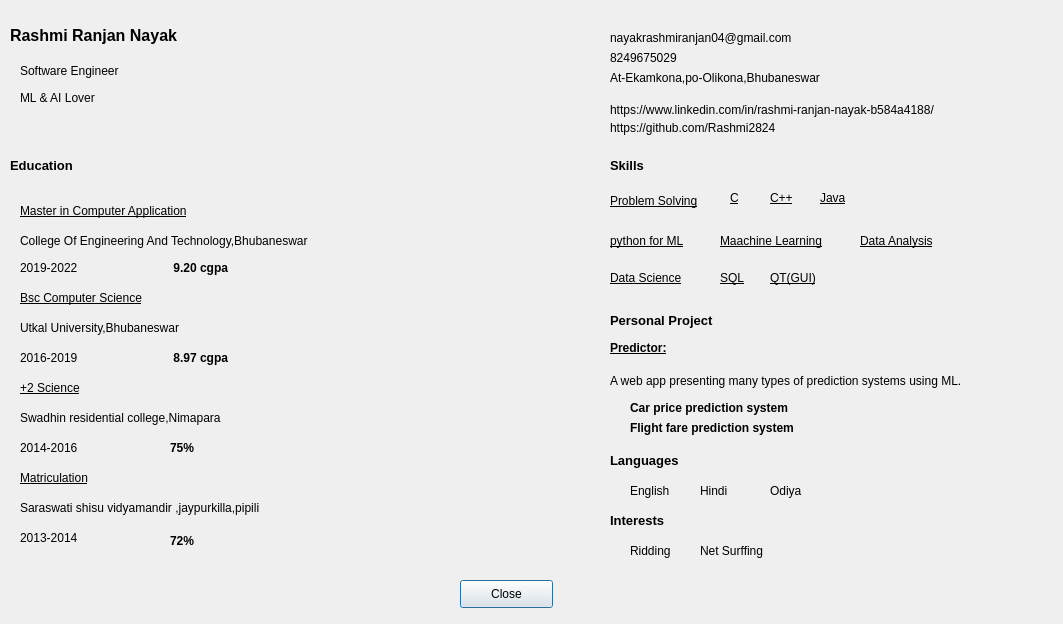
<?xml version="1.0" encoding="UTF-8"?>
<ui version="4.0">
 <class>Dialog</class>
 <widget class="QDialog" name="Dialog">
  <property name="geometry">
   <rect>
    <x>0</x>
    <y>0</y>
    <width>1063</width>
    <height>624</height>
   </rect>
  </property>
  <property name="windowTitle">
   <string>Dialog</string>
  </property>
  <widget class="QLabel" name="label">
   <property name="geometry">
    <rect>
     <x>10</x>
     <y>10</y>
     <width>241</width>
     <height>51</height>
    </rect>
   </property>
   <property name="font">
    <font>
     <pointsize>12</pointsize>
     <weight>75</weight>
     <bold>true</bold>
    </font>
   </property>
   <property name="text">
    <string>Rashmi Ranjan Nayak</string>
   </property>
  </widget>
  <widget class="QLabel" name="label_2">
   <property name="geometry">
    <rect>
     <x>20</x>
     <y>60</y>
     <width>121</width>
     <height>21</height>
    </rect>
   </property>
   <property name="font">
    <font>
     <pointsize>9</pointsize>
     <weight>50</weight>
     <bold>false</bold>
    </font>
   </property>
   <property name="text">
    <string>Software Engineer</string>
   </property>
  </widget>
  <widget class="QLabel" name="label_3">
   <property name="geometry">
    <rect>
     <x>20</x>
     <y>90</y>
     <width>101</width>
     <height>16</height>
    </rect>
   </property>
   <property name="font">
    <font>
     <pointsize>9</pointsize>
    </font>
   </property>
   <property name="text">
    <string>ML &amp; AI Lover</string>
   </property>
  </widget>
  <widget class="QLabel" name="label_4">
   <property name="geometry">
    <rect>
     <x>10</x>
     <y>140</y>
     <width>201</width>
     <height>51</height>
    </rect>
   </property>
   <property name="font">
    <font>
     <pointsize>10</pointsize>
     <weight>75</weight>
     <bold>true</bold>
    </font>
   </property>
   <property name="text">
    <string>Education</string>
   </property>
  </widget>
  <widget class="QLabel" name="label_5">
   <property name="geometry">
    <rect>
     <x>20</x>
     <y>200</y>
     <width>221</width>
     <height>21</height>
    </rect>
   </property>
   <property name="font">
    <font>
     <pointsize>9</pointsize>
     <underline>true</underline>
    </font>
   </property>
   <property name="text">
    <string>Master in Computer Application</string>
   </property>
  </widget>
  <widget class="QLabel" name="label_6">
   <property name="geometry">
    <rect>
     <x>20</x>
     <y>230</y>
     <width>321</width>
     <height>21</height>
    </rect>
   </property>
   <property name="font">
    <font>
     <pointsize>9</pointsize>
    </font>
   </property>
   <property name="text">
    <string>College Of Engineering And Technology,Bhubaneswar</string>
   </property>
  </widget>
  <widget class="QLabel" name="label_7">
   <property name="geometry">
    <rect>
     <x>20</x>
     <y>260</y>
     <width>71</width>
     <height>16</height>
    </rect>
   </property>
   <property name="text">
    <string>2019-2022  </string>
   </property>
  </widget>
  <widget class="QLabel" name="label_14">
   <property name="geometry">
    <rect>
     <x>610</x>
     <y>50</y>
     <width>101</width>
     <height>16</height>
    </rect>
   </property>
   <property name="font">
    <font>
     <pointsize>9</pointsize>
    </font>
   </property>
   <property name="text">
    <string>8249675029</string>
   </property>
  </widget>
  <widget class="QLabel" name="label_15">
   <property name="geometry">
    <rect>
     <x>610</x>
     <y>70</y>
     <width>231</width>
     <height>16</height>
    </rect>
   </property>
   <property name="font">
    <font>
     <pointsize>9</pointsize>
    </font>
   </property>
   <property name="text">
    <string>At-Ekamkona,po-Olikona,Bhubaneswar</string>
   </property>
  </widget>
  <widget class="QLabel" name="label_16">
   <property name="geometry">
    <rect>
     <x>610</x>
     <y>100</y>
     <width>371</width>
     <height>20</height>
    </rect>
   </property>
   <property name="font">
    <font>
     <pointsize>9</pointsize>
    </font>
   </property>
   <property name="text">
    <string>https://www.linkedin.com/in/rashmi-ranjan-nayak-b584a4188/</string>
   </property>
  </widget>
  <widget class="QLabel" name="label_17">
   <property name="geometry">
    <rect>
     <x>610</x>
     <y>120</y>
     <width>301</width>
     <height>16</height>
    </rect>
   </property>
   <property name="font">
    <font>
     <pointsize>9</pointsize>
    </font>
   </property>
   <property name="text">
    <string>https://github.com/Rashmi2824</string>
   </property>
  </widget>
  <widget class="QLabel" name="label_18">
   <property name="geometry">
    <rect>
     <x>610</x>
     <y>150</y>
     <width>161</width>
     <height>31</height>
    </rect>
   </property>
   <property name="font">
    <font>
     <pointsize>10</pointsize>
     <weight>75</weight>
     <bold>true</bold>
    </font>
   </property>
   <property name="text">
    <string>Skills</string>
   </property>
  </widget>
  <widget class="QLabel" name="label_19">
   <property name="geometry">
    <rect>
     <x>610</x>
     <y>190</y>
     <width>101</width>
     <height>21</height>
    </rect>
   </property>
   <property name="font">
    <font>
     <pointsize>9</pointsize>
     <underline>true</underline>
    </font>
   </property>
   <property name="text">
    <string>Problem Solving</string>
   </property>
  </widget>
  <widget class="QLabel" name="label_20">
   <property name="geometry">
    <rect>
     <x>730</x>
     <y>190</y>
     <width>21</width>
     <height>16</height>
    </rect>
   </property>
   <property name="font">
    <font>
     <pointsize>9</pointsize>
     <underline>true</underline>
    </font>
   </property>
   <property name="text">
    <string>C</string>
   </property>
  </widget>
  <widget class="QLabel" name="label_21">
   <property name="geometry">
    <rect>
     <x>770</x>
     <y>190</y>
     <width>55</width>
     <height>16</height>
    </rect>
   </property>
   <property name="font">
    <font>
     <pointsize>9</pointsize>
     <underline>true</underline>
    </font>
   </property>
   <property name="text">
    <string>C++</string>
   </property>
  </widget>
  <widget class="QLabel" name="label_22">
   <property name="geometry">
    <rect>
     <x>820</x>
     <y>190</y>
     <width>41</width>
     <height>16</height>
    </rect>
   </property>
   <property name="font">
    <font>
     <pointsize>9</pointsize>
     <underline>true</underline>
    </font>
   </property>
   <property name="text">
    <string>Java</string>
   </property>
  </widget>
  <widget class="QLabel" name="label_23">
   <property name="geometry">
    <rect>
     <x>610</x>
     <y>230</y>
     <width>91</width>
     <height>21</height>
    </rect>
   </property>
   <property name="font">
    <font>
     <pointsize>9</pointsize>
     <underline>true</underline>
    </font>
   </property>
   <property name="text">
    <string>python for ML</string>
   </property>
  </widget>
  <widget class="QLabel" name="label_24">
   <property name="geometry">
    <rect>
     <x>860</x>
     <y>230</y>
     <width>101</width>
     <height>21</height>
    </rect>
   </property>
   <property name="font">
    <font>
     <pointsize>9</pointsize>
     <underline>true</underline>
    </font>
   </property>
   <property name="text">
    <string>Data Analysis</string>
   </property>
  </widget>
  <widget class="QLabel" name="label_25">
   <property name="geometry">
    <rect>
     <x>720</x>
     <y>230</y>
     <width>121</width>
     <height>21</height>
    </rect>
   </property>
   <property name="font">
    <font>
     <pointsize>9</pointsize>
     <underline>true</underline>
    </font>
   </property>
   <property name="text">
    <string>Maachine Learning</string>
   </property>
  </widget>
  <widget class="QLabel" name="label_26">
   <property name="geometry">
    <rect>
     <x>610</x>
     <y>270</y>
     <width>91</width>
     <height>16</height>
    </rect>
   </property>
   <property name="font">
    <font>
     <pointsize>9</pointsize>
     <underline>true</underline>
    </font>
   </property>
   <property name="text">
    <string>Data Science</string>
   </property>
  </widget>
  <widget class="QLabel" name="label_27">
   <property name="geometry">
    <rect>
     <x>770</x>
     <y>270</y>
     <width>71</width>
     <height>16</height>
    </rect>
   </property>
   <property name="font">
    <font>
     <pointsize>9</pointsize>
     <underline>true</underline>
    </font>
   </property>
   <property name="text">
    <string>QT(GUI)</string>
   </property>
  </widget>
  <widget class="QLabel" name="label_28">
   <property name="geometry">
    <rect>
     <x>720</x>
     <y>270</y>
     <width>31</width>
     <height>16</height>
    </rect>
   </property>
   <property name="font">
    <font>
     <pointsize>9</pointsize>
     <underline>true</underline>
    </font>
   </property>
   <property name="text">
    <string>SQL</string>
   </property>
  </widget>
  <widget class="QLabel" name="label_29">
   <property name="geometry">
    <rect>
     <x>20</x>
     <y>290</y>
     <width>191</width>
     <height>16</height>
    </rect>
   </property>
   <property name="font">
    <font>
     <pointsize>9</pointsize>
     <weight>50</weight>
     <bold>false</bold>
     <underline>true</underline>
    </font>
   </property>
   <property name="text">
    <string>Bsc Computer Science</string>
   </property>
  </widget>
  <widget class="QLabel" name="label_30">
   <property name="geometry">
    <rect>
     <x>20</x>
     <y>320</y>
     <width>181</width>
     <height>16</height>
    </rect>
   </property>
   <property name="font">
    <font>
     <pointsize>9</pointsize>
     <underline>false</underline>
     <strikeout>false</strikeout>
    </font>
   </property>
   <property name="text">
    <string>Utkal University,Bhubaneswar</string>
   </property>
  </widget>
  <widget class="QLabel" name="label_31">
   <property name="geometry">
    <rect>
     <x>20</x>
     <y>350</y>
     <width>71</width>
     <height>16</height>
    </rect>
   </property>
   <property name="text">
    <string>2016-2019 </string>
   </property>
  </widget>
  <widget class="QLabel" name="label_8">
   <property name="geometry">
    <rect>
     <x>20</x>
     <y>380</y>
     <width>191</width>
     <height>16</height>
    </rect>
   </property>
   <property name="font">
    <font>
     <pointsize>9</pointsize>
     <underline>true</underline>
    </font>
   </property>
   <property name="text">
    <string>+2 Science</string>
   </property>
  </widget>
  <widget class="QLabel" name="label_32">
   <property name="geometry">
    <rect>
     <x>20</x>
     <y>410</y>
     <width>321</width>
     <height>16</height>
    </rect>
   </property>
   <property name="font">
    <font>
     <pointsize>9</pointsize>
    </font>
   </property>
   <property name="text">
    <string>Swadhin residential college,Nimapara</string>
   </property>
  </widget>
  <widget class="QLabel" name="label_33">
   <property name="geometry">
    <rect>
     <x>20</x>
     <y>440</y>
     <width>71</width>
     <height>16</height>
    </rect>
   </property>
   <property name="text">
    <string>2014-2016 </string>
   </property>
  </widget>
  <widget class="QLabel" name="label_34">
   <property name="geometry">
    <rect>
     <x>20</x>
     <y>470</y>
     <width>191</width>
     <height>16</height>
    </rect>
   </property>
   <property name="font">
    <font>
     <pointsize>9</pointsize>
     <underline>true</underline>
    </font>
   </property>
   <property name="text">
    <string>Matriculation</string>
   </property>
  </widget>
  <widget class="QLabel" name="label_35">
   <property name="geometry">
    <rect>
     <x>20</x>
     <y>500</y>
     <width>321</width>
     <height>16</height>
    </rect>
   </property>
   <property name="font">
    <font>
     <pointsize>9</pointsize>
    </font>
   </property>
   <property name="text">
    <string>Saraswati shisu vidyamandir ,jaypurkilla,pipili</string>
   </property>
  </widget>
  <widget class="QLabel" name="label_36">
   <property name="geometry">
    <rect>
     <x>20</x>
     <y>530</y>
     <width>71</width>
     <height>16</height>
    </rect>
   </property>
   <property name="text">
    <string>2013-2014 </string>
   </property>
  </widget>
  <widget class="QLabel" name="label_9">
   <property name="geometry">
    <rect>
     <x>610</x>
     <y>30</y>
     <width>201</width>
     <height>16</height>
    </rect>
   </property>
   <property name="font">
    <font>
     <pointsize>9</pointsize>
    </font>
   </property>
   <property name="text">
    <string>nayakrashmiranjan04@gmail.com</string>
   </property>
  </widget>
  <widget class="QLabel" name="label_10">
   <property name="geometry">
    <rect>
     <x>610</x>
     <y>300</y>
     <width>151</width>
     <height>41</height>
    </rect>
   </property>
   <property name="font">
    <font>
     <pointsize>10</pointsize>
     <weight>75</weight>
     <bold>true</bold>
    </font>
   </property>
   <property name="text">
    <string>Personal Project</string>
   </property>
  </widget>
  <widget class="QLabel" name="label_11">
   <property name="geometry">
    <rect>
     <x>610</x>
     <y>340</y>
     <width>71</width>
     <height>16</height>
    </rect>
   </property>
   <property name="font">
    <font>
     <pointsize>9</pointsize>
     <weight>75</weight>
     <bold>true</bold>
     <underline>true</underline>
    </font>
   </property>
   <property name="text">
    <string>Predictor:</string>
   </property>
  </widget>
  <widget class="QLabel" name="label_12">
   <property name="geometry">
    <rect>
     <x>610</x>
     <y>370</y>
     <width>441</width>
     <height>21</height>
    </rect>
   </property>
   <property name="font">
    <font>
     <pointsize>9</pointsize>
    </font>
   </property>
   <property name="text">
    <string>A web app presenting many types of prediction systems using ML. </string>
   </property>
  </widget>
  <widget class="QLabel" name="label_13">
   <property name="geometry">
    <rect>
     <x>630</x>
     <y>400</y>
     <width>191</width>
     <height>16</height>
    </rect>
   </property>
   <property name="font">
    <font>
     <weight>75</weight>
     <bold>true</bold>
    </font>
   </property>
   <property name="text">
    <string>Car price prediction system</string>
   </property>
  </widget>
  <widget class="QLabel" name="label_37">
   <property name="geometry">
    <rect>
     <x>630</x>
     <y>420</y>
     <width>191</width>
     <height>16</height>
    </rect>
   </property>
   <property name="font">
    <font>
     <weight>75</weight>
     <bold>true</bold>
    </font>
   </property>
   <property name="text">
    <string>Flight fare prediction system</string>
   </property>
  </widget>
  <widget class="QLabel" name="label_38">
   <property name="geometry">
    <rect>
     <x>610</x>
     <y>450</y>
     <width>101</width>
     <height>21</height>
    </rect>
   </property>
   <property name="font">
    <font>
     <pointsize>10</pointsize>
     <weight>75</weight>
     <bold>true</bold>
    </font>
   </property>
   <property name="text">
    <string>Languages</string>
   </property>
  </widget>
  <widget class="QLabel" name="label_39">
   <property name="geometry">
    <rect>
     <x>630</x>
     <y>480</y>
     <width>55</width>
     <height>21</height>
    </rect>
   </property>
   <property name="font">
    <font>
     <pointsize>9</pointsize>
    </font>
   </property>
   <property name="text">
    <string>English</string>
   </property>
  </widget>
  <widget class="QLabel" name="label_40">
   <property name="geometry">
    <rect>
     <x>770</x>
     <y>480</y>
     <width>55</width>
     <height>21</height>
    </rect>
   </property>
   <property name="font">
    <font>
     <pointsize>9</pointsize>
    </font>
   </property>
   <property name="text">
    <string>Odiya</string>
   </property>
  </widget>
  <widget class="QLabel" name="label_41">
   <property name="geometry">
    <rect>
     <x>700</x>
     <y>480</y>
     <width>55</width>
     <height>21</height>
    </rect>
   </property>
   <property name="font">
    <font>
     <pointsize>9</pointsize>
    </font>
   </property>
   <property name="text">
    <string>Hindi</string>
   </property>
  </widget>
  <widget class="QLabel" name="label_42">
   <property name="geometry">
    <rect>
     <x>610</x>
     <y>510</y>
     <width>91</width>
     <height>21</height>
    </rect>
   </property>
   <property name="font">
    <font>
     <pointsize>10</pointsize>
     <weight>75</weight>
     <bold>true</bold>
    </font>
   </property>
   <property name="text">
    <string>Interests</string>
   </property>
  </widget>
  <widget class="QLabel" name="label_43">
   <property name="geometry">
    <rect>
     <x>630</x>
     <y>540</y>
     <width>55</width>
     <height>21</height>
    </rect>
   </property>
   <property name="font">
    <font>
     <pointsize>9</pointsize>
    </font>
   </property>
   <property name="text">
    <string>Ridding</string>
   </property>
  </widget>
  <widget class="QLabel" name="label_44">
   <property name="geometry">
    <rect>
     <x>700</x>
     <y>540</y>
     <width>91</width>
     <height>21</height>
    </rect>
   </property>
   <property name="font">
    <font>
     <pointsize>9</pointsize>
    </font>
   </property>
   <property name="text">
    <string>Net Surffing</string>
   </property>
  </widget>
  <widget class="QLabel" name="label_45">
   <property name="geometry">
    <rect>
     <x>170</x>
     <y>260</y>
     <width>71</width>
     <height>16</height>
    </rect>
   </property>
   <property name="font">
    <font>
     <weight>75</weight>
     <bold>true</bold>
    </font>
   </property>
   <property name="text">
    <string> 9.20 cgpa</string>
   </property>
  </widget>
  <widget class="QLabel" name="label_46">
   <property name="geometry">
    <rect>
     <x>170</x>
     <y>350</y>
     <width>71</width>
     <height>16</height>
    </rect>
   </property>
   <property name="font">
    <font>
     <weight>75</weight>
     <bold>true</bold>
    </font>
   </property>
   <property name="text">
    <string> 8.97 cgpa</string>
   </property>
  </widget>
  <widget class="QLabel" name="label_47">
   <property name="geometry">
    <rect>
     <x>170</x>
     <y>440</y>
     <width>41</width>
     <height>16</height>
    </rect>
   </property>
   <property name="font">
    <font>
     <weight>75</weight>
     <bold>true</bold>
    </font>
   </property>
   <property name="text">
    <string>75%</string>
   </property>
  </widget>
  <widget class="QLabel" name="label_48">
   <property name="geometry">
    <rect>
     <x>170</x>
     <y>530</y>
     <width>41</width>
     <height>21</height>
    </rect>
   </property>
   <property name="font">
    <font>
     <weight>75</weight>
     <bold>true</bold>
    </font>
   </property>
   <property name="text">
    <string>72%</string>
   </property>
  </widget>
  <widget class="QPushButton" name="pushButton">
   <property name="geometry">
    <rect>
     <x>460</x>
     <y>580</y>
     <width>93</width>
     <height>28</height>
    </rect>
   </property>
   <property name="text">
    <string>Close</string>
   </property>
  </widget>
  <widget class="QLabel" name="label_pic">
   <property name="geometry">
    <rect>
     <x>380</x>
     <y>40</y>
     <width>171</width>
     <height>191</height>
    </rect>
   </property>
   <property name="text">
    <string/>
   </property>
  </widget>
 </widget>
 <resources/>
 <connections/>
</ui>
